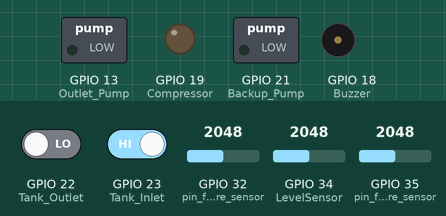
Bench run of a sketch on a simulated ESP32. Shown: switched loads named in the sketch (green lamp = pin HIGH), output pins drawn as LEDs (lit = HIGH), buzzer (waves = sounding, pin HIGH). The test bench sets the inputs (shaded band); at power-on: GPIO 23 (Tank_Inlet) HIGH, GPIO 22 (Tank_Outlet) LOW, GPIO 32 (pin_for_tempreture_sensor) = 2048, GPIO 34 (LevelSensor) = 2048, GPIO 35 (pin_for_tempreture_sensor) = 2048. WiFi joins after 1.5 s; servers stay silent unless stated; what the sketch prints to the serial monitor is not drawn.

Above: at 2.7 s.
2.8 s: GPIO 23 (Tank_Inlet) driven LOW
At 7.4 s:
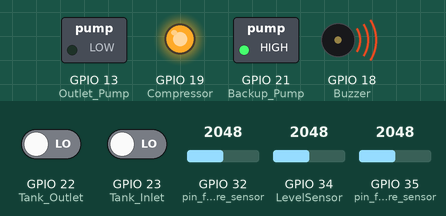
8.8 s: GPIO 22 (Tank_Outlet) driven HIGH
At 12.2 s:
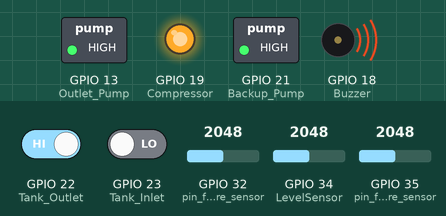
14.8 s: GPIO 32 (pin_for_tempreture_sensor) set to 2864
20.8 s: GPIO 32 (pin_for_tempreture_sensor) set to 2950
At 22.5 s:
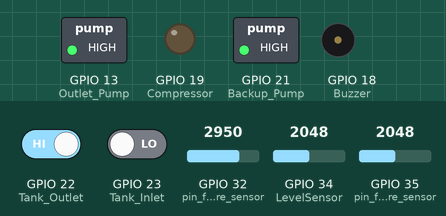
26.8 s: GPIO 22 (Tank_Outlet) driven LOW
At 32.3 s:
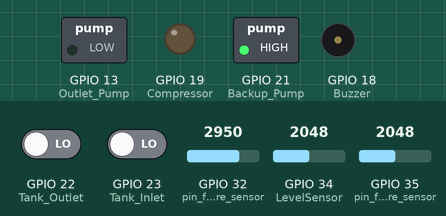
33.0 s: GPIO 32 (pin_for_tempreture_sensor) set to 2866
At 37.6 s:
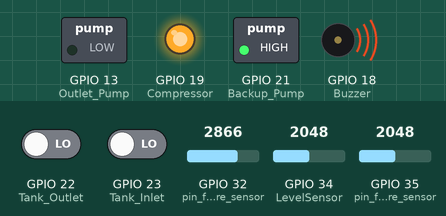
Timing chart, 0 to 39.1 s (numbered marks = the images above; inputs shaded):
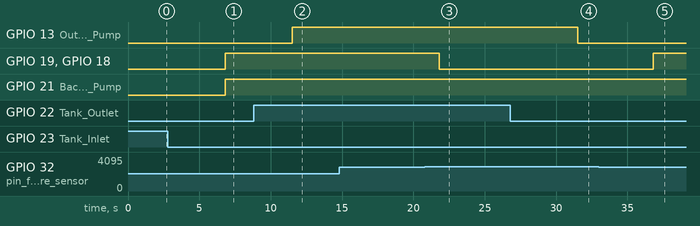

The sketch:

sketch_aug7a_copy_20230827003654.ino
```cpp
//4/8/2023
//simple code firebase with esp32

#define BLYNK_TEMPLATE_ID "TMPL6ItN9_gy6"
#define BLYNK_TEMPLATE_NAME "Fuel Master"
#define BLYNK_AUTH_TOKEN "4rJ99IbxDVsp4GQ5nMHmUluWnCKGmMRN"

#include <WiFi.h>
#include <Firebase_ESP_Client.h>
//Provide the token generation process info.
#include "addons/TokenHelper.h"
//Provide the RTDB payload printing info and other helper functions.
#include "addons/RTDBHelper.h"

// Insert your network credentials
#define WIFI_SSID "Shehda"
#define WIFI_PASSWORD "123muhammed#"

// Insert Firebase project API Key
#define API_KEY "AIzaSyAVc16BfLZRcAraTjWND_RjxecQuzxc29Q"
// Insert RTDB URLefine the RTDB URL */
#define DATABASE_URL "https://graduationproject-rtdb-default-rtdb.firebaseio.com/"

#define Tank_Inlet 23 //pushButton for tank inlet
#define Tank_Outlet 22 //pin for pushButton for outlet tool زر لفرد التعبئة
#define Outlet_Pump 13 //pin for outlet pump (outlet tool)
#define LevelSensor 34 //pin for level sensor
#define TempretureSensor 35 //pin for tempreture sensor
#define PressureSensor 32 //pin for pressure sensor
#define Compressor 19 //pin for compressor
#define Buzzer 18 //pin for buzzer
#define Backup_Pump 21 //pin for backup pump

unsigned long sendDataPrevMillis = 0;
bool signupOK = false;

//Define Firebase Data object
FirebaseData fbdo;
FirebaseAuth auth;
FirebaseConfig config;

int ldrData=0;
float voltage=0.0;

void setup() {
  // put your setup code here, to run once:
  Serial.begin(115200);
  WiFi.begin(WIFI_SSID, WIFI_PASSWORD);
  Serial.print("Connecting to Wi-Fi");
  while (WiFi.status() != WL_CONNECTED){
    Serial.print(".");
    delay(300);
  }
  Serial.println();
  Serial.print("Connected with IP: ");
  Serial.println(WiFi.localIP());
  Serial.println();

  /* Assign the api key (required) */
  config.api_key = API_KEY;
  /* Assign the RTDB URL (required) */
  config.database_url = DATABASE_URL;

/* Sign up */
  if (Firebase.signUp(&config, &auth, "", "")){
    Serial.println("ok");
    signupOK = true;
  }
  else{
    Serial.printf("%s\n", config.signer.signupError.message.c_str());
  }

  /* Assign the callback function for the long running token generation task */
  config.token_status_callback = tokenStatusCallback; //see addons/TokenHelper.h
  Firebase.begin(&config, &auth);
  Firebase.reconnectWiFi(true);

  pinMode(23, INPUT); // pin for tank inlet
  pinMode(22, INPUT); //pin for زر فرد التعبئة
  pinMode(13, OUTPUT); // محاكاة مضخة فرد التعبئة
  pinMode(34, INPUT); //pin for level sensor read
  pinMode(35, INPUT); //pin for tempreture sensor
  pinMode(32, INPUT); //pin for tempreture sensor
  pinMode(19, OUTPUT); //pin for compressor
  pinMode(18, OUTPUT); //pin for buzzer
  pinMode(21, OUTPUT); //pin for emergency valve
}

void loop() {
  // put your main code here, to run repeatedly:
  if (Firebase.ready() && signupOK && (millis() - sendDataPrevMillis > 5000 || sendDataPrevMillis == 0)){
    sendDataPrevMillis = millis();
    // ---------- Store sensor data to RTDB
    int InputRead = digitalRead(Tank_Inlet); //هان بنعمل قراءة لمفتاح دخل التنك
    if(InputRead==0){
      int outlet=digitalRead(Tank_Outlet); //بنعمل قراءة لمفتاح فرد التعبئة
      if(outlet==1){
        Serial.println("The filling device is working");
        digitalWrite(Outlet_Pump, HIGH);
      }else{
        digitalWrite(Outlet_Pump, LOW);
      }

      //reading and display level sensor
      int LevelRead=analogRead(LevelSensor);
      float LevelVoltage= LevelRead * (3.3 / 4095.0);
      float Liters= LevelVoltage*3.93939394;
      Serial.println("the current ullage of tank:");
      Serial.println(Liters);
      Serial.print("liters ");
      if(Firebase.RTDB.setFloat(&fbdo,"sensor/Level",Liters)){
        Serial.println();
        Serial.print(Liters);
        Serial.print("-- successfully saved to:"+fbdo.dataPath());
        Serial.print("("+fbdo.dataType()+")");
      }else{
        Serial.print("Failed :"+fbdo.errorReason());
      }

      //جزئية قياس الحرارة وتحويلها لسيلزيوس
      int TempretureRead=analogRead(35);
      float TempVoltage= TempretureRead * (3.3 / 4095.0);
      float FuelTemp= (TempVoltage-0.5)*100;
      Serial.println("fuel tempreture is:");
      Serial.println(FuelTemp);
      Serial.println("siliceous");
      if(Firebase.RTDB.setFloat(&fbdo,"sensor/Tempreture",FuelTemp)){
        Serial.println();
        Serial.print(FuelTemp);
        Serial.print("-- successfully saved to:"+fbdo.dataPath());
        Serial.print("("+fbdo.dataType()+")");
      }else{
        Serial.print("Failed :"+fbdo.errorReason());
      }


      /*float slope = ...; // Get the slope value from the datasheet
      float intercept = ...; // Get the intercept value from the datasheet

      float pressure = slope * voltage + intercept;
      */
      int PressureRead=analogRead(32);
      int pressureSlope = 85; //from map sensor dataSheet
      int pressureIntercept=50;  //from map sensor DataSheet
      float PreVoltage= PressureRead* (3.3 / 4095.0);
      float pressure = pressureSlope * PreVoltage + pressureIntercept; //equation to convert voltage to bar
      Serial.println("Tank Pressure :");
      Serial.println(pressure);
      Serial.println("Bar");
      if(pressure<=250){
        digitalWrite(Buzzer, HIGH); //to enable buzzer(alarm)
        digitalWrite(Compressor,OUTPUT); //to enable alarm(buzzer)
        digitalWrite(Backup_Pump,OUTPUT); //to enable secound valve
      }
      else{
        digitalWrite(Buzzer,LOW);
        digitalWrite(Compressor,LOW);
      }

    }
    /*
    ldrData= analogRead(LDR_PIN);
    //voltage=(float)analogReadMilliVoltas(LDR_PIN)/1000;
    if(Firebase.RTDB.setInt(&fbdo,"sensor/ldr_Data",ldrData)){
      Serial.println();
      Serial.print(ldrData);
      Serial.print("-- successfully saved to:"+fbdo.dataPath());
      Serial.print("("+fbdo.dataType()+")");
    }else{
      Serial.print("Failed :"+fbdo.errorReason());

    }*/
  }

}
```

Measured:
- the behaviour switches between 2919 and 2920 on GPIO 32 (pin_for_tempreture_sensor) (found by bisection; images 2 and 3)
- after the input at 2.8 s, GPIO 19 (Compressor), GPIO 21 (Backup_Pump), GPIO 18 (Buzzer): LOW → HIGH after 4.0 s
- after the input at 8.8 s, GPIO 13 (Outlet_Pump): LOW → HIGH after 2.7 s
- after the input at 14.8 s, every drawn part: stays the same
- after the input at 20.8 s, GPIO 19 (Compressor), GPIO 18 (Buzzer): HIGH → LOW after 1.0 s
- after the input at 26.8 s, GPIO 13 (Outlet_Pump): HIGH → LOW after 4.7 s
- after the input at 33.0 s, GPIO 19 (Compressor), GPIO 18 (Buzzer): LOW → HIGH after 3.8 s
